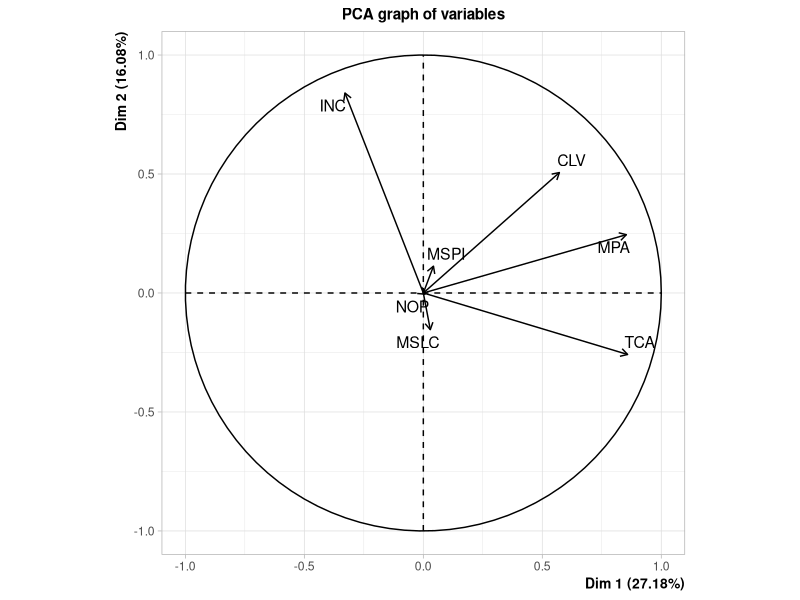
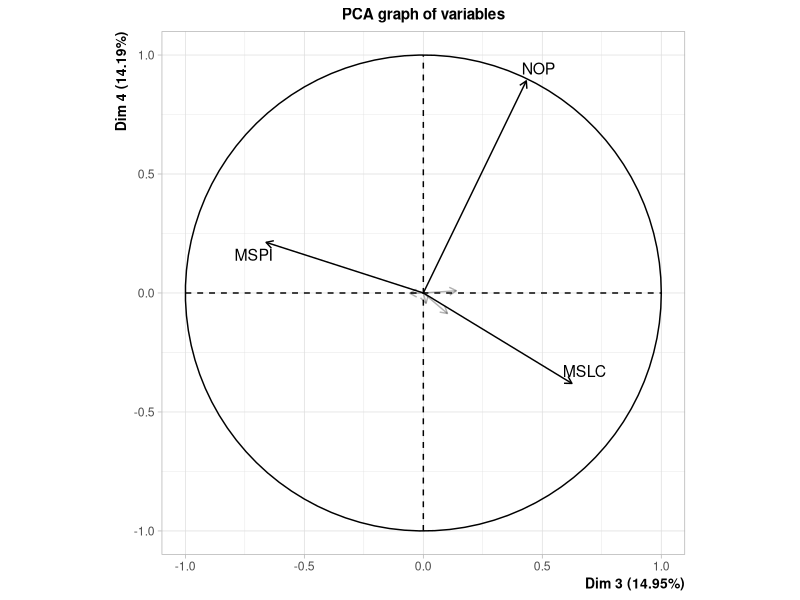
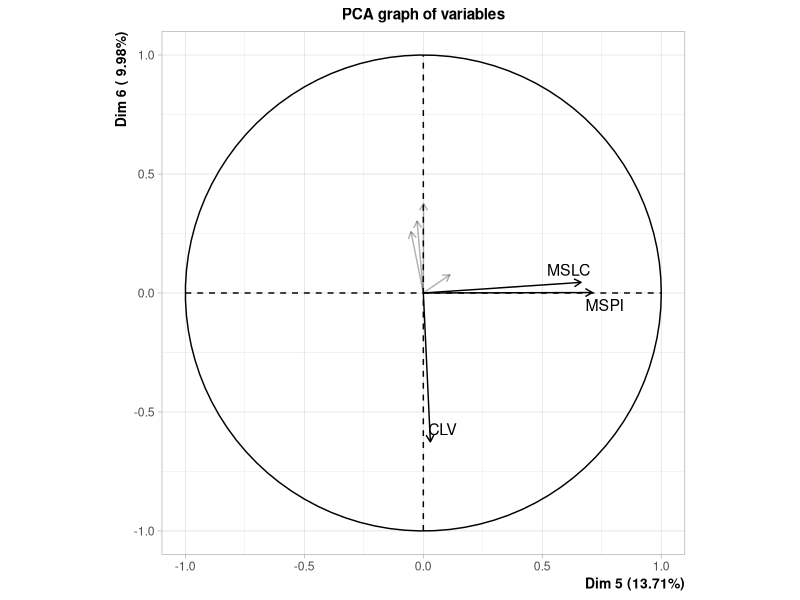
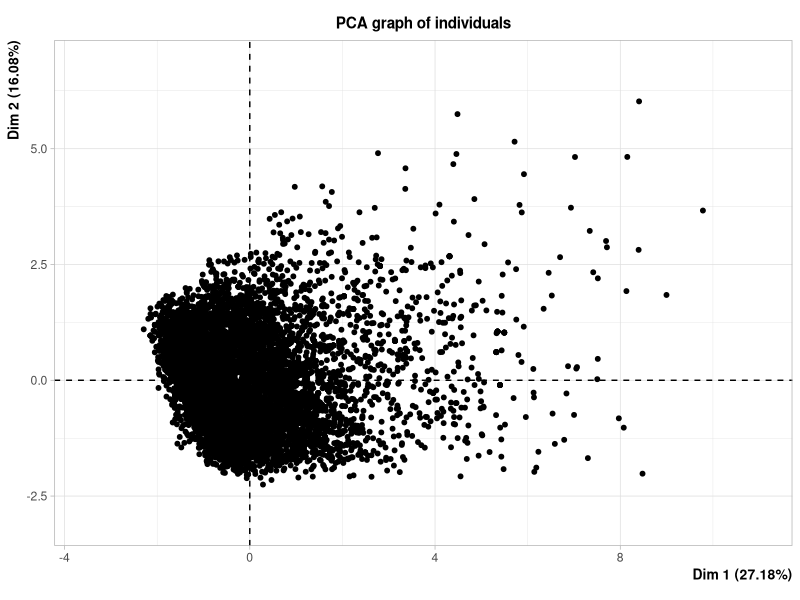
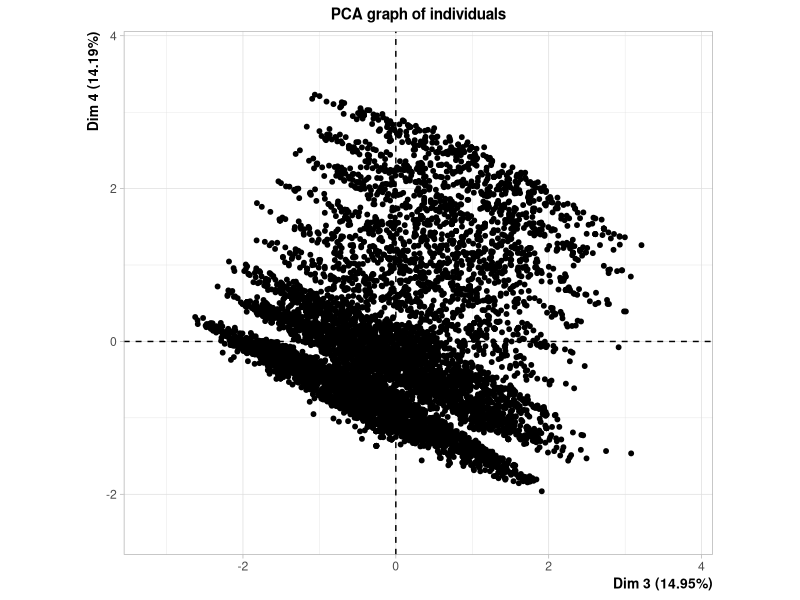
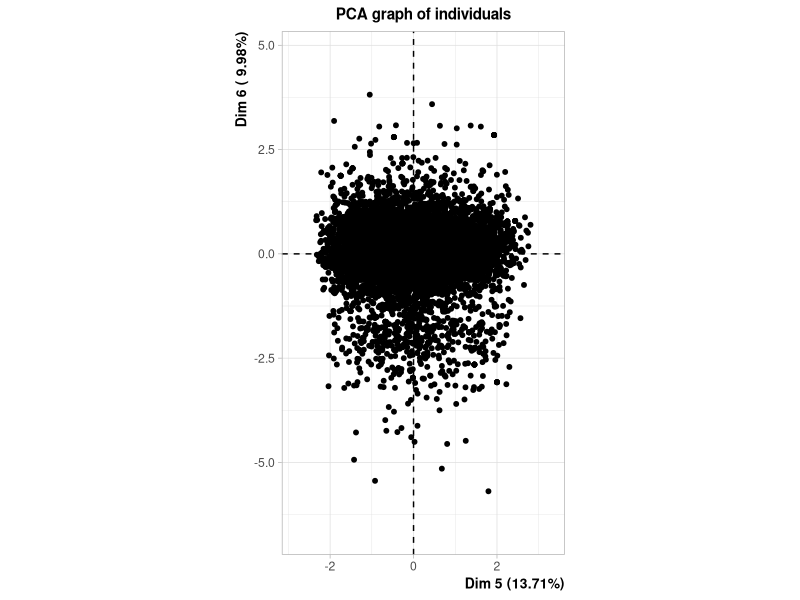
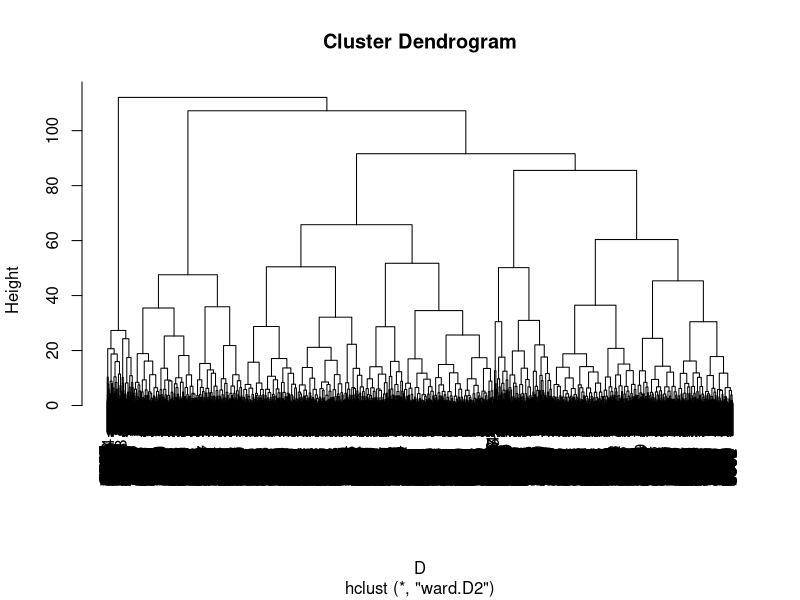
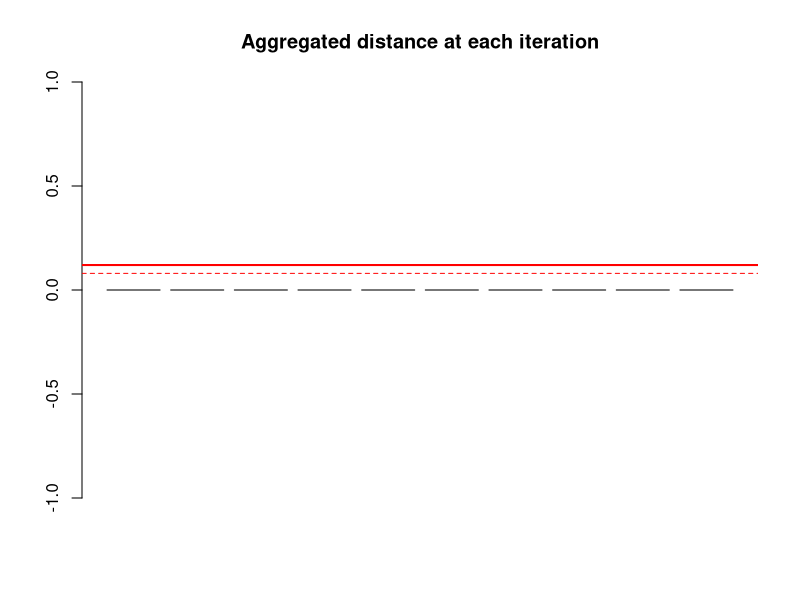

Write the R code that produced these figures, in order. (Note: this script raises an error after producing the figures.)
#####  READING CREDSCO_BIN

setwd("D:/UPC/ME/ME_SCRIPTS/")
dd <- read.table("database_pre.csv",header=T, sep=";");
                  
##### PCA with FactoMineR
install.packages("FactoMineR")
library(FactoMineR)

### Perform PCA
?PCA
res.pca<-PCA(dd, ncp = 6, quali.sup = c(1,3,4,5,6,7,9,10,15,17,18),graph=FALSE)
res.pca

# Eigenvalues
res.pca$eig

### PCA graphs
?plot.PCA

### Plot for the variables
plot(res.pca,choix="var",axes=c(1,2))
plot(res.pca,choix="var",axes=c(3,4),select = "cos2 0.3")
plot(res.pca,choix="var",axes=c(5,6),select = "cos2 0.3")

### Plot for the individuals
plot(res.pca,choix="ind",invisible="quali",axes=c(1,2),label="none")
plot(res.pca,choix="ind",invisible="quali",axes=c(3,4),label="none")
plot(res.pca,choix="ind",invisible="quali",axes=c(5,6),label="none")

############################################################
# CLUSTERING WITH THE PRINCIPAL COMPONENTS

# Compute distances
Psi<-res.pca$ind$coord
D = dist(Psi)

# Hierarchical clustering
hc <- hclust(D, method = "ward.D2") 
plot(hc)
barplot(hc$height[1:10],main="Aggregated distance at each iteration")

# How many clusters?
abline(h=0.12,col="red",lwd=2)
abline(h=0.08,col="red",lty=2)

# Number of clusters
nc = 3

# Cut tree
clus1<- cutree(hc,nc)
table(clus1)

# Representation of the clusters on the first principal plane
plot(Psi, col=as.numeric(clus1))
abline(h=0,v=0,col="gray")
legend("topright",c("c1","c2","c3"),pch=1,col=c(1:3))

# The quality of partition
cdg <- aggregate(as.data.frame(Psi),list(clus1),mean)[,2:7]
Bss <- sum(rowSums(cdg^2)*as.numeric(table(clus1)))
Tss <- sum(rowSums(Psi^2))
100*Bss/Tss

# Consolidate the partition
clus2<-kmeans(Psi,centers=cdg)
clus2$size

Bss <- sum(rowSums(clus2$centers^2)*clus2$size)
Wss <- sum(clus2$withinss)
100*Bss/(Bss+Wss)

# Clusters on the first principal plane after consolidation
plot(Psi, col=as.numeric(clus2$cluster))
abline(h=0,v=0,col="gray")
legend("topright",c("c1","c2","c3"),pch=1,col=c(1:3))

####################################################
#### Hierarchical Clustering on Principle Components with FactoMineR

?HCPC
res.hcpc<-HCPC(res.pca)
names(res.hcpc)

### Description of the partition

### desc.var ###
### A. The description of the clusters by the variables ###
names(res.hcpc$desc.var)
?catdes

### desc.var$test.chi2 ###
### A.1. The categorical variables which characterizes the clusters ###
res.hcpc$desc.var$test.chi2
DictamenXClus<-table(res.hcpc$data.clust$Dictamen,res.hcpc$data.clust$clust)
sweep(DictamenXClus,2,apply(DictamenXClus,2,sum),"/")

### desc.var$category ###
### A.2. The description of each cluster by the categories ##
res.hcpc$desc.var$category
positiuXclust1<-table(res.hcpc$data.clust$Dictamen,res.hcpc$data.clust$clust)[2,1]
positiu<-sum(res.hcpc$data.clust$Dictamen=="positiu",na.rm=TRUE)
clust1<-sum(res.hcpc$data.clust$clust=="1")
N<-nrow(res.hcpc$data.clust)
positiuXclust1/positiu ###Cla/Mod
positiuXclust1/clust1 ###Mod/Cla
positiu/N ###Global

### desc.var$quanti.var ###
### A.3. The quantitative variables which characterizes the clusters ###
res.hcpc$desc.var$quanti.var
summary(lm(res.hcpc$data.clust$Plazo~res.hcpc$data.clust$clust))
summary(lm(res.hcpc$data.clust$Importe.solicitado ~res.hcpc$data.clust$clust))

### desc.var$quanti ###
### A.4. The description of each cluster by the quantitative variables ###
res.hcpc$desc.var$quanti
mean(res.hcpc$data.clust$Edad[res.hcpc$data.clust$clust==1])
mean(res.hcpc$data.clust$Edad)
sd(res.hcpc$data.clust$Edad[res.hcpc$data.clust$clust==1])
sd(res.hcpc$data.clust$Edad)

### desc.axes ###
### B. The description of the clusters by the axes ###
names(res.hcpc$desc.axes)
res.hcpc$desc.axes$quanti.var
res.hcpc$desc.axes$quanti

### desc.ind ###
### C. The description of the clusters by the individuals ###
names(res.hcpc$desc.ind)
res.hcpc$desc.ind$para
res.hcpc$desc.ind$dist

para1<-which(rownames(res.pca$ind$coord)%in%names(res.hcpc$desc.ind$para[[1]]))
para2<-which(rownames(res.pca$ind$coord)%in%names(res.hcpc$desc.ind$para[[2]]))
para3<-which(rownames(res.pca$ind$coord)%in%names(res.hcpc$desc.ind$para[[3]]))
dist1<-which(rownames(res.pca$ind$coord)%in%names(res.hcpc$desc.ind$dist[[1]]))
dist2<-which(rownames(res.pca$ind$coord)%in%names(res.hcpc$desc.ind$dist[[2]]))
dist3<-which(rownames(res.pca$ind$coord)%in%names(res.hcpc$desc.ind$dist[[3]]))

points(res.pca$ind$coord[para1,1],res.pca$ind$coord[para1,2],col="blue",cex=2,pch=16)
points(res.pca$ind$coord[dist1,1],res.pca$ind$coord[dist1,2],col="orange",cex=2,pch=16)
points(res.pca$ind$coord[para2,1],res.pca$ind$coord[para2,2],col="blue",cex=2,pch=16)
points(res.pca$ind$coord[dist2,1],res.pca$ind$coord[dist2,2],col="orange",cex=2,pch=16)
points(res.pca$ind$coord[para3,1],res.pca$ind$coord[para3,2],col="blue",cex=2,pch=16)
points(res.pca$ind$coord[dist3,1],res.pca$ind$coord[dist3,2],col="orange",cex=2,pch=16)

### Characteristics of the more typical and more rare individuals 
res.hcpc$data.clust[which(rownames(res.hcpc$data.clust)%in%names(res.hcpc$desc.ind$para[[1]])),]
res.hcpc$data.clust[which(rownames(res.hcpc$data.clust)%in%names(res.hcpc$desc.ind$dist[[1]])),]
res.hcpc$data.clust[which(rownames(res.hcpc$data.clust)%in%names(res.hcpc$desc.ind$para[[2]])),]
res.hcpc$data.clust[which(rownames(res.hcpc$data.clust)%in%names(res.hcpc$desc.ind$dist[[2]])),]
res.hcpc$data.clust[which(rownames(res.hcpc$data.clust)%in%names(res.hcpc$desc.ind$para[[3]])),]
res.hcpc$data.clust[which(rownames(res.hcpc$data.clust)%in%names(res.hcpc$desc.ind$dist[[3]])),]

### call ###
### Other parameters and objects of HCPC ###
names(res.hcpc$call)

### call$t ###
### Results for the hierarchical tree ###
names(res.hcpc$call$t)
### Results for the PCA ###
res.hcpc$call$t$res
### The suggested level to cut the tree  ###
res.hcpc$call$t$nb.clust
### Within inertias ###
res.hcpc$call$t$within[1:5]
### Ratio between within inertias ###
res.hcpc$call$t$quot[1:5]
### Inertia gain ###
res.hcpc$call$t$inert.gain[1:5]

##########################################################
### Suggested level to cut tree (Original space) 
dcon <- dd[,c(2,4,5,9:16)]
d  <- dist(dcon)
h1 <- hclust(d,method="ward.D")
plot(h1)

library(cluster)
actives<-c(2:16)
dissimMatrix <- daisy(dd[,actives], metric = "gower", stand=TRUE)
distMatrix<-dissimMatrix^2
h2 <- hclust(distMatrix,method="ward.D")
plot(h2)

### Function suggested level
suggested.level<-function(hc,min=3,max=10){
if(min<2) stop("Min should be equal or higher than 2")
intra <- rev(cumsum(hc$height))
quot <- intra[min:(max)]/intra[(min - 1):(max - 1)]
nb.clust = which.min(quot) + min - 1
return(nb.clust)
}

### 
suggested.level(h1)
suggested.level(h2)
